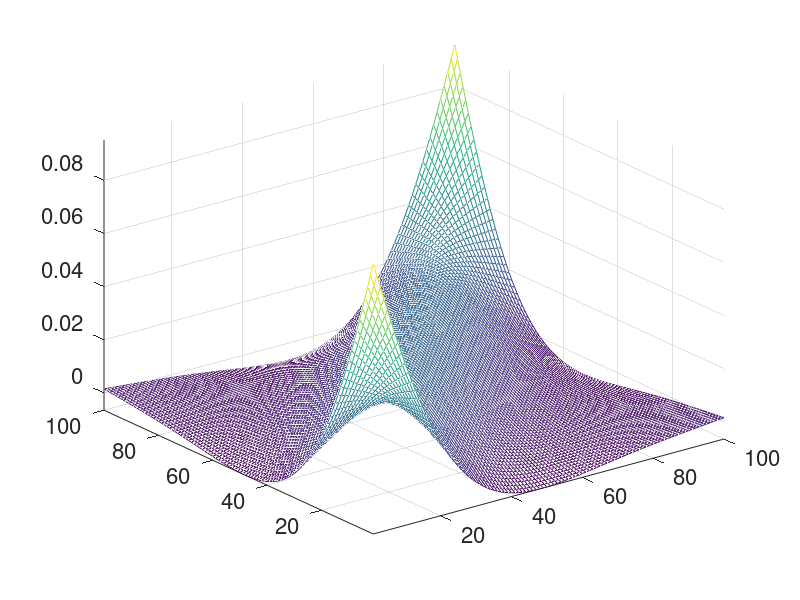

This figure's MATLAB source:
clear
close all
clc


DiffOrder = 2;
wlen = 100;% in samples
lambda = 200;

h = diff([zeros(1, DiffOrder) 1 zeros(1, DiffOrder)], DiffOrder);
L = length(h);
D = toeplitz([h(1) zeros(1, wlen - L)], [h zeros(1, wlen - L)]);

figure
mesh(pinv(eye(size(D,2)) + (lambda)^2*(D'*D)));
% mesh(pinv(eye(size(Dd,2)) + (lambda)^2*(Dd'*Dd)));
set(gca, 'fontsize', 16);
axis tight

